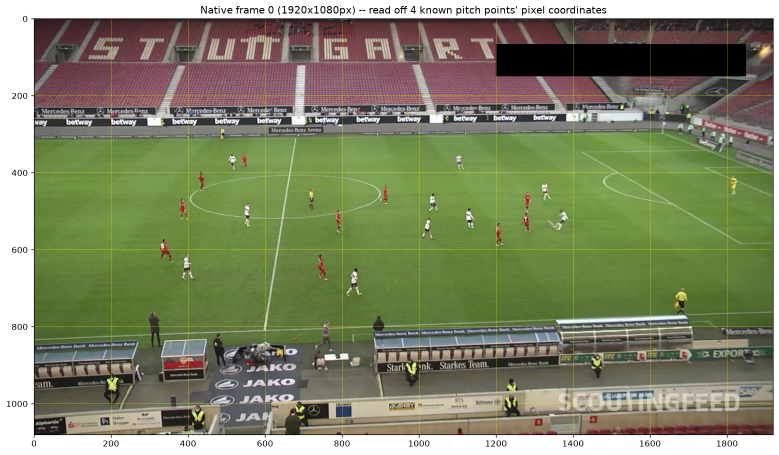
#> input picture stage4_local/frame0_grid.png, 1558 x 909 px (shown at 1/2 size)
$ python -i detect_dual_broadcast.py   (imports and definitions only)
#> lines starting #> are read from the running program, lines starting #| are printed output that depends on the picture; after the words box and inside, x2 and y2 are one past the last pixel; in counts of white or black regions, pixels touching at a corner belong together
#> further down, picture is the input picture: shape (909, 1558, 3); mean B, G, R 102, 133.4, 127.4
"""Checkpointed dual-model detection for a wide broadcast/tactical camera."""

from __future__ import annotations

import argparse
import json
import os
from collections import Counter
from pathlib import Path

import cv2
import numpy as np

from teams import descriptor


def pitch_contour(frame: np.ndarray) -> tuple[np.ndarray | None, float]:
    hsv = cv2.cvtColor(frame, cv2.COLOR_BGR2HSV)
#> hsv: shape (909, 1558, 3); mean H, S, V 51.1, 79.4, 140.5
    mask = cv2.inRange(hsv, np.array([28, 28, 28]), np.array([96, 255, 255]))
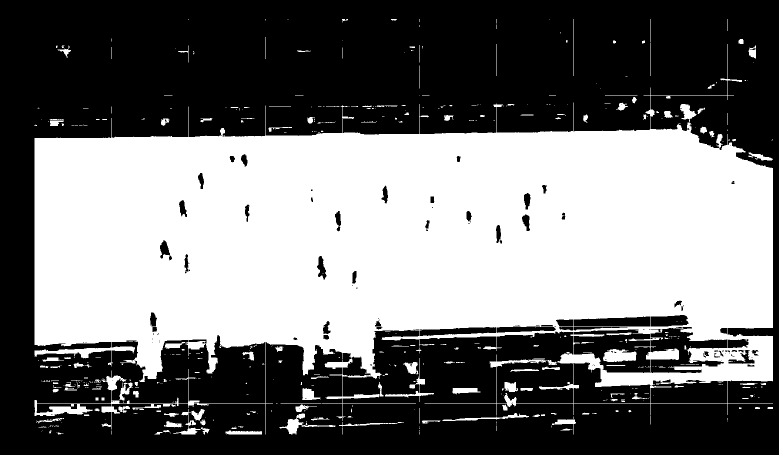
#> mask: shape (909, 1558) (shown at 1/2 size); 45.5% white; 491 white regions (337 under 20 px), largest, box (x1, y1, x2, y2) and area: (69, 88, 1546, 869) 623710, (1206, 698, 1273, 724) 1316, (559, 827, 671, 869) 1007
    kernel = cv2.getStructuringElement(cv2.MORPH_ELLIPSE, (17, 17))
    mask = cv2.morphologyEx(mask, cv2.MORPH_CLOSE, kernel)
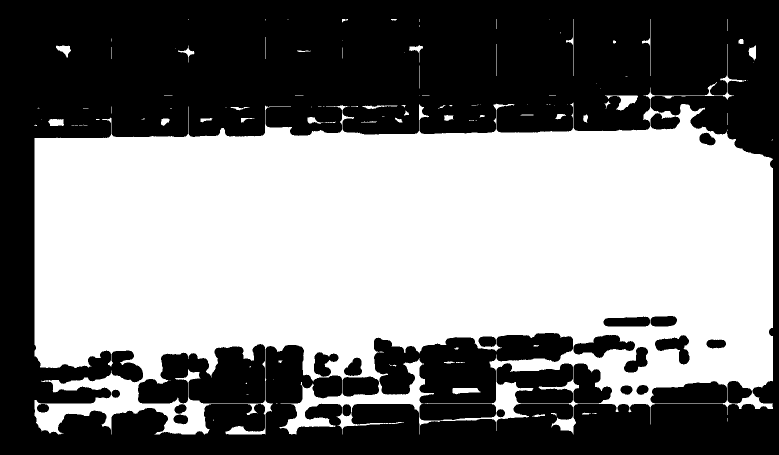
#> mask: shape (909, 1558) (shown at 1/2 size); 50.2% white; 27 black regions
    contours, _ = cv2.findContours(mask, cv2.RETR_EXTERNAL, cv2.CHAIN_APPROX_SIMPLE)
#> contours = 107 contours, 78 with area under 20; largest, box (x1, y1, x2, y2) and area: (69, 88, 1546, 869) 797170, (1210, 191, 1276, 221) 728, (96, 238, 128, 252) 339, (112, 91, 142, 115) 338, (1497, 91, 1512, 121) 263
    if not contours:
        return None, 0.0
    contour = max(contours, key=cv2.contourArea)
#> contour = contour of 2282 points, box (x1, y1, x2, y2) (69, 88, 1546, 869), area 797170
    coverage = cv2.contourArea(contour) / (frame.shape[0] * frame.shape[1])
#> coverage = 0.563
    return cv2.convexHull(contour), float(coverage)


# [27 lines left out: functions on_pitch, iou, duplicate, not called in this run]


def model_signature(path: Path) -> dict:
    stat = path.stat()
    return {"path": str(path), "size": stat.st_size, "modifiedNs": stat.st_mtime_ns}


# [128 lines left out: function main, not called in this run]


# [2 lines not run here, left out]

>>> import cv2
>>> picture = cv2.imread('../stage4_local/frame0_grid.png')
>>> result = pitch_contour(picture)
#> result = 2 items, first 2: contour of 16 points, box (x1, y1, x2, y2) (69, 88, 1546, 869), area 1017575, 0.563
